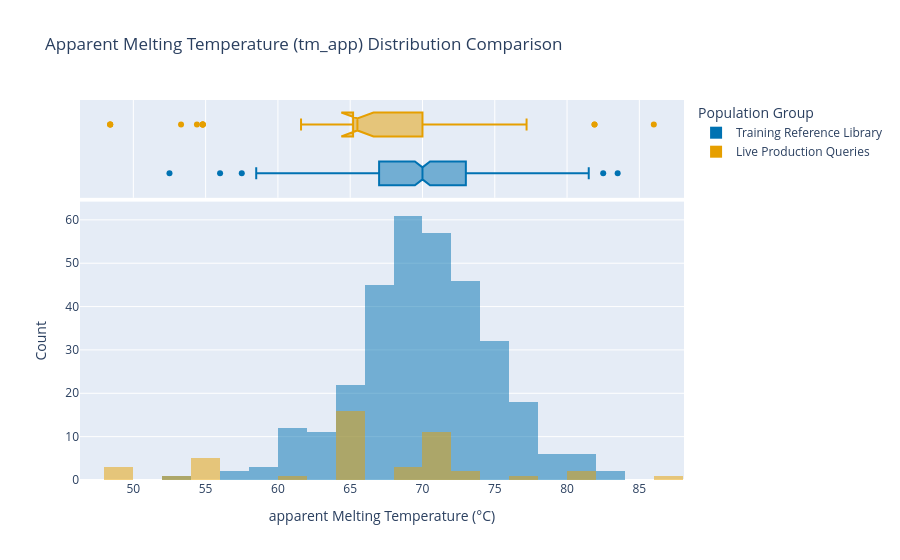

Notebook source saved alongside this figure:
### Markdown cell above
### 6. Visualizing Distribution Comparisons
To see the physical overlap between our reference library and the production queries, we plot overlaying histograms with marginal box plots using **Plotly**. 

We strictly employ the **Okabe-Ito Color Palette** to guarantee full accessibility compliance under **WCAG 2.1 Success Criterion 1.4.1** (Use of Color):
* **Training Reference Library:** Deep Blue (`#0072B2`)
* **Live Production Queries:** Warm Orange (`#E69F00`)

### Code cell
# Align labels and prepare a single DataFrame for Plotly plotting
ref_plot = ref_data.copy()
ref_plot["Population"] = "Training Reference Library"

prod_plot = prod_data.copy()
prod_plot["Population"] = "Live Production Queries"

combined_df = pd.concat([ref_plot, prod_plot])

# Color mapping compliant with Okabe-Ito (Color-blind friendly)
color_map = {
    "Training Reference Library": "#0072B2", # Deep Blue
    "Live Production Queries": "#E69F00"     # Warm Orange
}

# 1. Plot apparent Melting Temperature (tm_app) Comparison
fig_tm = px.histogram(
    combined_df,
    x="tm_app",
    color="Population",
    barmode="overlay",
    nbins=30,
    marginal="box",
    title="Apparent Melting Temperature (tm_app) Distribution Comparison",
    labels={"tm_app": "apparent Melting Temperature (Tm,app in °C)"},
    color_discrete_map=color_map
)
fig_tm.update_layout(
    xaxis_title="apparent Melting Temperature (°C)",
    yaxis_title="Count",
    legend_title="Population Group"
)
fig_tm.show()

### Figure 1 — Plotly figure (JSON) as saved in the notebook; plotly's stock layout.template omitted (floating-point values rounded to 4 significant figures; data arrays with more than 128 entries replaced by an {"elided": "..."} marker saying what was removed)
{"data": [{"alignmentgroup": "True", "bingroup": "x", "hovertemplate": "Population=Training Reference Library<br>apparent Melting Temperature (Tm,app in °C)=%{x}<br>count=%{y}<extra></extra>", "legendgroup": "Training Reference Library", "marker": {"color": "#0072B2", "opacity": 0.5, "pattern": {"shape": ""}}, "name": "Training Reference Library", "nbinsx": 30, "offsetgroup": "Training Reference Library", "orientation": "v", "showlegend": true, "type": "histogram", "x": {"elided": "348 float values"}, "xaxis": "x", "yaxis": "y"}, {"alignmentgroup": "True", "hovertemplate": "Population=Training Reference Library<br>apparent Melting Temperature (Tm,app in °C)=%{x}<extra></extra>", "legendgroup": "Training Reference Library", "marker": {"color": "#0072B2"}, "name": "Training Reference Library", "notched": true, "offsetgroup": "Training Reference Library", "showlegend": false, "type": "box", "x": {"elided": "348 float values"}, "xaxis": "x2", "yaxis": "y2"}, {"alignmentgroup": "True", "bingroup": "x", "hovertemplate": "Population=Live Production Queries<br>apparent Melting Temperature (Tm,app in °C)=%{x}<br>count=%{y}<extra></extra>", "legendgroup": "Live Production Queries", "marker": {"color": "#E69F00", "opacity": 0.5, "pattern": {"shape": ""}}, "name": "Live Production Queries", "nbinsx": 30, "offsetgroup": "Live Production Queries", "orientation": "v", "showlegend": true, "type": "histogram", "x": [65.5, 70, 65.5, 70, 65.5, 70, 65.5, 70, 68.5, 68.5, 65.5, 70, 68.5, 65.5, 70, 65.5, 70, 65.2, 65.2, 65.2, 72.4, 72.4, 54.8, 54.8, 54.8, 65.5, 86, 48.4, 48.4, 48.4, 81.9, 81.9, 53.3, 54.8, 61.6, 65.5, 70, 65.5, 70, 65.5, 70, 77.2, 65.5, 65.5, 70, 54.4], "xaxis": "x", "yaxis": "y"}, {"alignmentgroup": "True", "hovertemplate": "Population=Live Production Queries<br>apparent Melting Temperature (Tm,app in °C)=%{x}<extra></extra>", "legendgroup": "Live Production Queries", "marker": {"color": "#E69F00"}, "name": "Live Production Queries", "notched": true, "offsetgroup": "Live Production Queries", "showlegend": false, "type": "box", "x": [65.5, 70, 65.5, 70, 65.5, 70, 65.5, 70, 68.5, 68.5, 65.5, 70, 68.5, 65.5, 70, 65.5, 70, 65.2, 65.2, 65.2, 72.4, 72.4, 54.8, 54.8, 54.8, 65.5, 86, 48.4, 48.4, 48.4, 81.9, 81.9, 53.3, 54.8, 61.6, 65.5, 70, 65.5, 70, 65.5, 70, 77.2, 65.5, 65.5, 70, 54.4], "xaxis": "x2", "yaxis": "y2"}], "layout": {"barmode": "overlay", "legend": {"title": {"text": "Population Group"}, "tracegroupgap": 0}, "title": {"text": "Apparent Melting Temperature (tm_app) Distribution Comparison"}, "xaxis": {"anchor": "y", "domain": [0, 1], "title": {"text": "apparent Melting Temperature (°C)"}}, "xaxis2": {"anchor": "y2", "domain": [0, 1], "matches": "x", "showgrid": true, "showticklabels": false}, "yaxis": {"anchor": "x", "domain": [0, 0.7326], "title": {"text": "Count"}}, "yaxis2": {"anchor": "x2", "domain": [0.7426, 1], "matches": "y2", "showgrid": false, "showline": false, "showticklabels": false, "ticks": ""}}}
